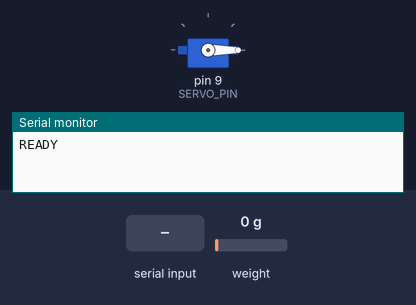
The sketch below on a simulated Arduino Uno, built with avr-gcc and run on an emulated ATmega328P. Parts: servo, the last lines printed to the serial monitor. Inputs (shaded band) come from the test bench; at power-on: weight on the scale 0 g.

Above: at 2.2 s.
2.3 s: "S" received over Serial
At 2.7 s:
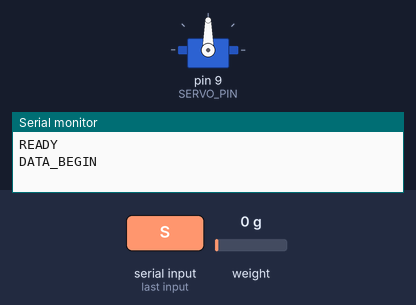
Timing chart, 0 to 5.3 s (numbered marks = the images above; inputs shaded):
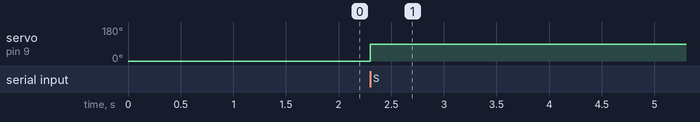

Measured:
- after the input at 2.3 s, servo on pin 9 (SERVO_PIN): 0° → 90° at once

The sketch:

combined_arduino.ino
```cpp
#include <Servo.h>
#include "HX711.h"

// ---------------- PINS ----------------
#define SERVO_PIN 9
#define LOADCELL_DOUT_PIN 3
#define LOADCELL_SCK_PIN  2

// ---------------- OBJECTS ----------------
Servo lever;
HX711 scale;

// ---------------- PARAMETERS ----------------
float calibration_factor = -7050; // <-- your calibration

// Tune these for your latch/release geometry
const int LATCH_ANGLE   = 0;    // holding position
const int RELEASE_ANGLE = 90;   // release position

// Data capture settings
const int  N_SAMPLES = 150;     // how many readings to stream
const int  Ts_ms     = 50;      // 50ms = 20 Hz (HX711-friendly)
const int  SETTLE_ms = 300;     // wait after release before reading

void setup() {
  Serial.begin(115200);

  // Servo
  lever.attach(SERVO_PIN);
  lever.write(LATCH_ANGLE);

  // HX711
  scale.begin(LOADCELL_DOUT_PIN, LOADCELL_SCK_PIN);
  scale.set_scale(calibration_factor);
  scale.tare();

  Serial.println("READY");
}

void runTrial() {
  // 1) release lever
  lever.write(RELEASE_ANGLE);
  delay(SETTLE_ms);

  // 2) stream readings
  Serial.println("DATA_BEGIN");
  for (int i = 0; i < N_SAMPLES; i++) {
    // Ensure HX711 has a sample; if not, wait briefly
    unsigned long t0 = millis();
    while (!scale.is_ready() && (millis() - t0 < 200)) {
      delay(1);
    }

    if (scale.is_ready()) {
      float val = scale.get_units(1);
      Serial.println(val);
    } else {
      Serial.println("NaN");
    }

    delay(Ts_ms);
  }
  Serial.println("DATA_END");
}

void loop() {
  // Start trial when MATLAB sends 'S'
  if (Serial.available()) {
    char cmd = Serial.read();
    if (cmd == 'S') {
      runTrial();
    }
  }
}
```
